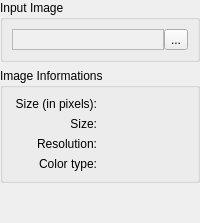
        <widget class="QWidget" name="m_loadInputImageStep" >
         <layout class="QVBoxLayout" >
          <property name="spacing" >
           <number>6</number>
          </property>
          <property name="margin" >
           <number>0</number>
          </property>
          <item>
           <widget class="QGroupBox" name="m_inputImageGroup" >
            <property name="title" >
             <string>Input Image</string>
            </property>
            <layout class="QHBoxLayout" >
             <property name="spacing" >
              <number>0</number>
             </property>
             <property name="margin" >
              <number>9</number>
             </property>
             <item>
              <widget class="QLabel" name="m_inputFileNameLabel" >
               <property name="palette" >
                <palette>
                 <active>
                  <colorrole role="Window" >
                   <brush brushstyle="SolidPattern" >
                    <color alpha="255" >
                     <red>240</red>
                     <green>240</green>
                     <blue>240</blue>
                    </color>
                   </brush>
                  </colorrole>
                 </active>
                 <inactive>
                  <colorrole role="Window" >
                   <brush brushstyle="SolidPattern" >
                    <color alpha="255" >
                     <red>240</red>
                     <green>240</green>
                     <blue>240</blue>
                    </color>
                   </brush>
                  </colorrole>
                 </inactive>
                 <disabled>
                  <colorrole role="Window" >
                   <brush brushstyle="SolidPattern" >
                    <color alpha="255" >
                     <red>240</red>
                     <green>240</green>
                     <blue>240</blue>
                    </color>
                   </brush>
                  </colorrole>
                 </disabled>
                </palette>
               </property>
               <property name="autoFillBackground" >
                <bool>true</bool>
               </property>
               <property name="frameShape" >
                <enum>QFrame::StyledPanel</enum>
               </property>
               <property name="frameShadow" >
                <enum>QFrame::Plain</enum>
               </property>
              </widget>
             </item>
             <item>
              <widget class="QToolButton" name="m_imageLoadButton" >
               <property name="sizePolicy" >
                <sizepolicy vsizetype="Fixed" hsizetype="Maximum" >
                 <horstretch>0</horstretch>
                 <verstretch>0</verstretch>
                </sizepolicy>
               </property>
               <property name="text" >
                <string>...</string>
               </property>
              </widget>
             </item>
            </layout>
           </widget>
          </item>
          <item>
           <widget class="QGroupBox" name="m_imageInfoGroup" >
            <property name="title" >
             <string>Image Informations</string>
            </property>
            <layout class="QGridLayout" >
             <property name="margin" >
              <number>9</number>
             </property>
             <property name="spacing" >
              <number>6</number>
             </property>
             <item row="0" column="1" >
              <widget class="QLabel" name="m_imageInformationSizeInPixelsValue" >
               <property name="text" >
                <string/>
               </property>
              </widget>
             </item>
             <item row="0" column="0" >
              <widget class="QLabel" name="m_imageInformationSizeInPixelsLabel" >
               <property name="text" >
                <string>Size (in pixels):</string>
               </property>
               <property name="alignment" >
                <set>Qt::AlignRight|Qt::AlignTrailing|Qt::AlignVCenter</set>
               </property>
              </widget>
             </item>
             <item row="1" column="1" >
              <widget class="QLabel" name="m_imageInformationSizeValue" >
               <property name="text" >
                <string/>
               </property>
              </widget>
             </item>
             <item row="1" column="0" >
              <widget class="QLabel" name="m_imageInformationSizeLabel" >
               <property name="text" >
                <string>Size:</string>
               </property>
               <property name="alignment" >
                <set>Qt::AlignRight|Qt::AlignTrailing|Qt::AlignVCenter</set>
               </property>
              </widget>
             </item>
             <item row="2" column="0" >
              <widget class="QLabel" name="m_imageInformationResolutionLabel" >
               <property name="text" >
                <string>Resolution:</string>
               </property>
               <property name="alignment" >
                <set>Qt::AlignRight|Qt::AlignTrailing|Qt::AlignVCenter</set>
               </property>
              </widget>
             </item>
             <item row="2" column="1" >
              <widget class="QLabel" name="m_imageInformationResolutionValue" >
               <property name="text" >
                <string/>
               </property>
              </widget>
             </item>
             <item row="3" column="0" >
              <widget class="QLabel" name="m_imageInformationColorTypeLabel" >
               <property name="text" >
                <string>Color type:</string>
               </property>
               <property name="alignment" >
                <set>Qt::AlignRight|Qt::AlignTrailing|Qt::AlignVCenter</set>
               </property>
              </widget>
             </item>
             <item row="3" column="1" >
              <widget class="QLabel" name="m_imageInformationColorTypeValue" >
               <property name="text" >
                <string/>
               </property>
              </widget>
             </item>
            </layout>
           </widget>
          </item>
          <item>
           <spacer name="spacer_6" >
            <property name="orientation" >
             <enum>Qt::Vertical</enum>
            </property>
            <property name="sizeType" >
             <enum>QSizePolicy::Expanding</enum>
            </property>
            <property name="sizeHint" stdset="0" >
             <size>
              <width>20</width>
              <height>40</height>
             </size>
            </property>
           </spacer>
          </item>
         </layout>
        </widget>
